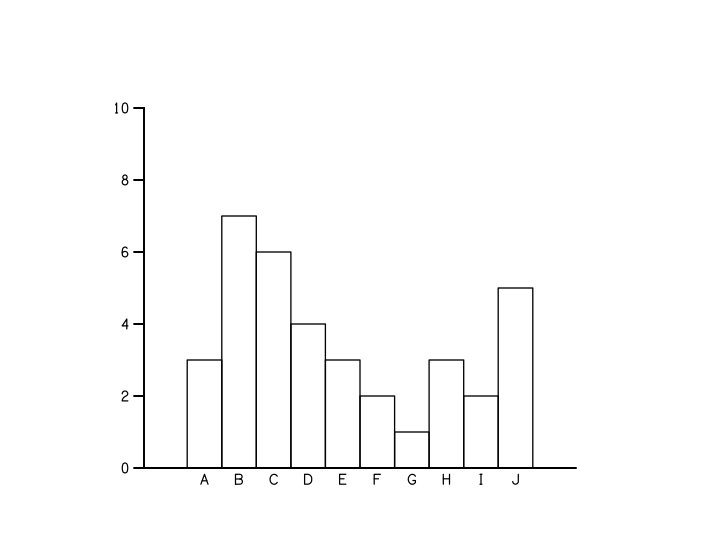

The gnuplot source for this figure:
pltype=hist
openax=y
yhor=y
ylen=5

%define HISTSETUP     ; <number of bins> <percentage for each bin> <1st datum>
b=(100/$2)
r=(b-1)
xint=$1+((b-1)*($1-1))
xmax=$1+((b-1)*($1-1))
xtick=0
xpercent=80
$3
%%

%define HISTDAT     ; <data value>
%repeat r
0
%%%
$1
%%

xannot=.5,A 1.5,B 2.5,C 3.5,D 4.5,E 5.5,F 6.5,G 7.5,H 8.5,I 9.5,J
;xannot=.5,A 2.5,B 4.5,C 6.5,D 8.5,E 10.5,F 12.5,G 14.5,H 16.5,I 18.5,J
;xannot=.5,A 3.5,B 6.5,C 9.5,D 12.5,E 15.5,F 18.5,G 21.5,H 24.5,I 27.5,J
;xannot=.5,A 4.5,B 8.5,C 12.5,D 16.5,E 20.5,F 24.5,G 28.5,H 32.5,I 36.5,J
;xannot=.5,A 10.5,B 20.5,C 30.5,D 40.5,E 50.5,F 60.5,G 70.5,H 80.5,I 90.5,J
;xannot=.5,A 20.5,B 40.5,C 60.5,D 80.5,E 100.5,F 120.5,G 140.5,H 160.5,I 180.5,J
%HISTSETUP 10 100 3
%HISTDAT 7
%HISTDAT 6
%HISTDAT 4
%HISTDAT 3
%HISTDAT 2
%HISTDAT 1
%HISTDAT 3
%HISTDAT 2
%HISTDAT 5
;varlist
;prmlist
;datlist
plot
